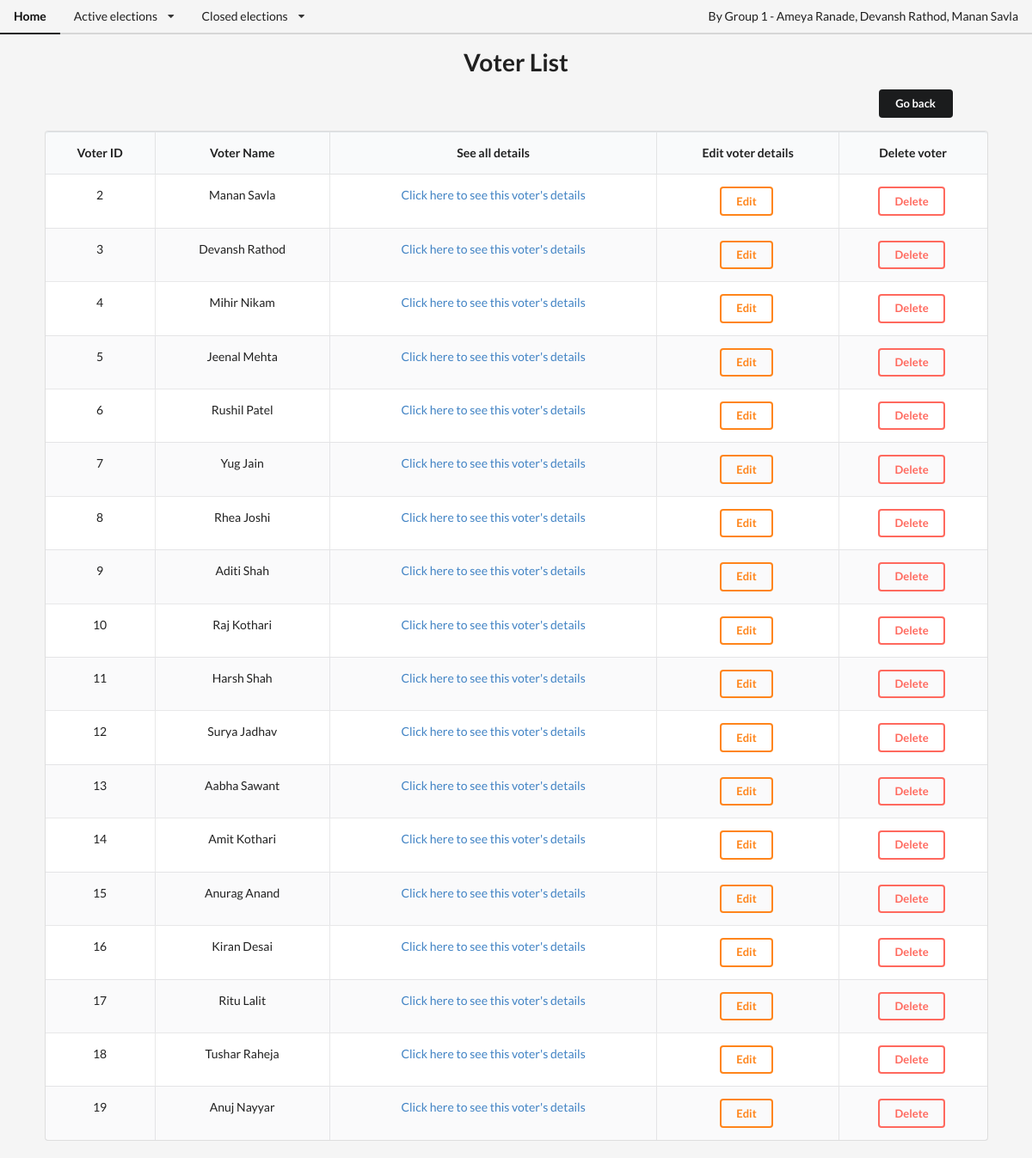
The page /voter/details/ on the database its author committed.
### Election/models.py (models this page shows, shortened)
class Voter(models.Model):
    v_id = models.IntegerField(primary_key = True)
    name = models.CharField(max_length = 20, blank=True)
    a_id = models.IntegerField()
    age = models.IntegerField()
    dob = models.DateField()
    sex = models.CharField(max_length = 1)
    phone_no = models.CharField(max_length = 10)
    email = models.EmailField(max_length=25)
    city = models.CharField(max_length = 20, blank=True)
    state = models.CharField(max_length = 20, blank=True)

### Election/views.py (the view)
# urls.py: path('voter/details/', VoterDetails.as_view(), name = 'voter_detail'),
class VoterDetails(ListView):
	model = Voter
	template_name = 'voter_details.html'
	def get_context_data(self, *args, **kwargs):
		voters = Voter.objects.all()
		context = super(VoterDetails, self).get_context_data(*args, **kwargs)
		context["voters"] = voters
		return context

### Election/templates/voter_details.html
{% extends 'base.html' %}
{% block content %}
    <div class="ui container text-center">
        <h1 style="margin-top: 10px;"> Voter List </h1>
        <button class="ui small secondary button" style="margin-left: 85%;"><a href="/" style="color: white;"> Go back </a></button>
    </div>
    <div style="margin-top: 15px;" class="ui container text-center">
        <table class="ui celled padded striped table text-center" style="width: 100%;  padding: 0%;">
            <thead>
                <th> Voter ID </th>
                <th> Voter Name </th>
                <th> See all details </th>
                <th> Edit voter details </th>
                <th> Delete voter </th>
            </thead>
            {% for voter in voters %}
            <tr>
                <td> {{ voter.v_id }} </td>
                <td>{{ voter.name }} </td>
                <td> <a href="{% url 'indi_voter_detail' voter.pk %}"> Click here to see this voter's details  </a> </td>
                <td> <a href="{% url 'update_voter' voter.pk %}">  <button class="ui small inverted orange button"> Edit </button></a> </td>
                <td> <a href="{% url 'delete_voter' voter.pk %}">   <button class="ui small inverted red button"> Delete </button></a> </td>
            {% endfor %}
            </tr>
        </table>
    </div>
    <br>
{% endblock %}

### Election/templates/base.html (style rules this page uses)
body { background-color: whitesmoke; }

### rows shown on the page
Voter: v_id "2", name "Manan Savla"
Voter: v_id "3", name "Devansh Rathod"
Voter: v_id "4", name "Mihir Nikam"
Voter: v_id "5", name "Jeenal Mehta"
Voter: v_id "6", name "Rushil Patel"
Voter: v_id "7", name "Yug Jain"
Voter: v_id "8", name "Rhea Joshi"
Voter: v_id "9", name "Aditi Shah"
Voter: v_id "10", name "Raj Kothari"
Voter: v_id "11", name "Harsh Shah"
Voter: v_id "12", name "Surya Jadhav"
Voter: v_id "13", name "Aabha Sawant"
Voter: v_id "14", name "Amit Kothari"
Voter: v_id "15", name "Anurag Anand"
Voter: v_id "16", name "Kiran Desai"
Voter: v_id "17", name "Ritu Lalit"
Voter: v_id "18", name "Tushar Raheja"
Voter: v_id "19", name "Anuj Nayyar"
